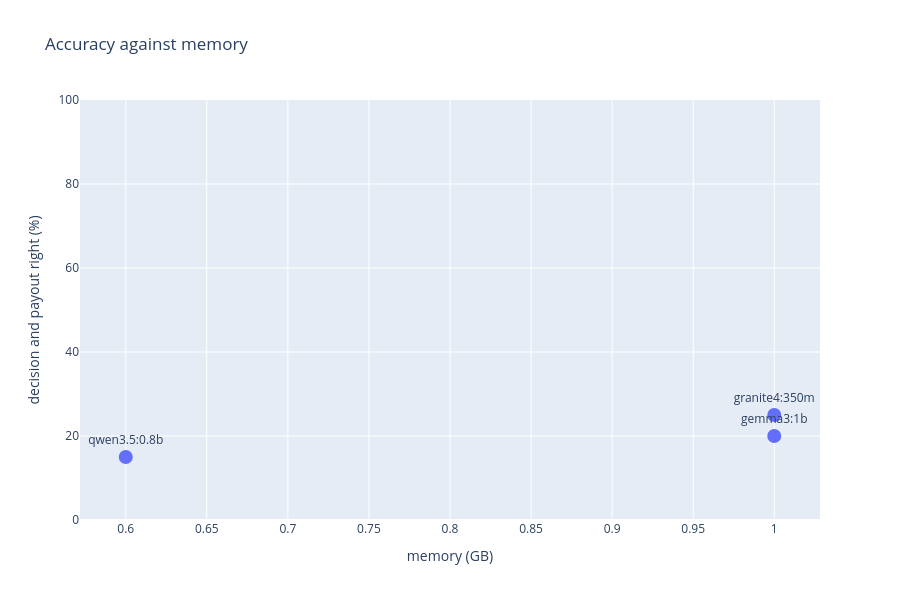

The notebook cell saved with this chart:
### Markdown cell above
### Accuracy against memory

This one has the local models only. Each of them uses under 2 GB of memory.

### Code cell
local = summary[summary["where"] == "This computer"]

fig = px.scatter(
    local,
    x="memory (GB)",
    y="decision and payout right (%)",
    text="model",
    title="Accuracy against memory",
    height=600,
)
fig.update_traces(marker_size=14, textposition="top center")
fig.update_yaxes(range=[0, 100])
fig.show()

### Figure 1 — Plotly figure (JSON) as saved in the notebook; plotly's stock layout.template omitted (floating-point values rounded to 4 significant figures)
{"data": [{"hovertemplate": "memory (GB)=%{x}<br>decision and payout right (%)=%{y}<br>model=%{text}<extra></extra>", "legendgroup": "", "marker": {"color": "#636efa", "size": 14, "symbol": "circle"}, "mode": "markers+text", "name": "", "orientation": "v", "showlegend": false, "text": ["qwen3.5:0.8b", "gemma3:1b", "granite4:350m"], "textposition": "top center", "type": "scatter", "x": [0.6, 1.0, 1.0], "xaxis": "x", "y": [15, 20, 25], "yaxis": "y"}], "layout": {"height": 600, "legend": {"tracegroupgap": 0}, "title": {"text": "Accuracy against memory"}, "xaxis": {"anchor": "y", "domain": [0, 1], "title": {"text": "memory (GB)"}}, "yaxis": {"anchor": "x", "domain": [0, 1], "range": [0, 100], "title": {"text": "decision and payout right (%)"}}}}
